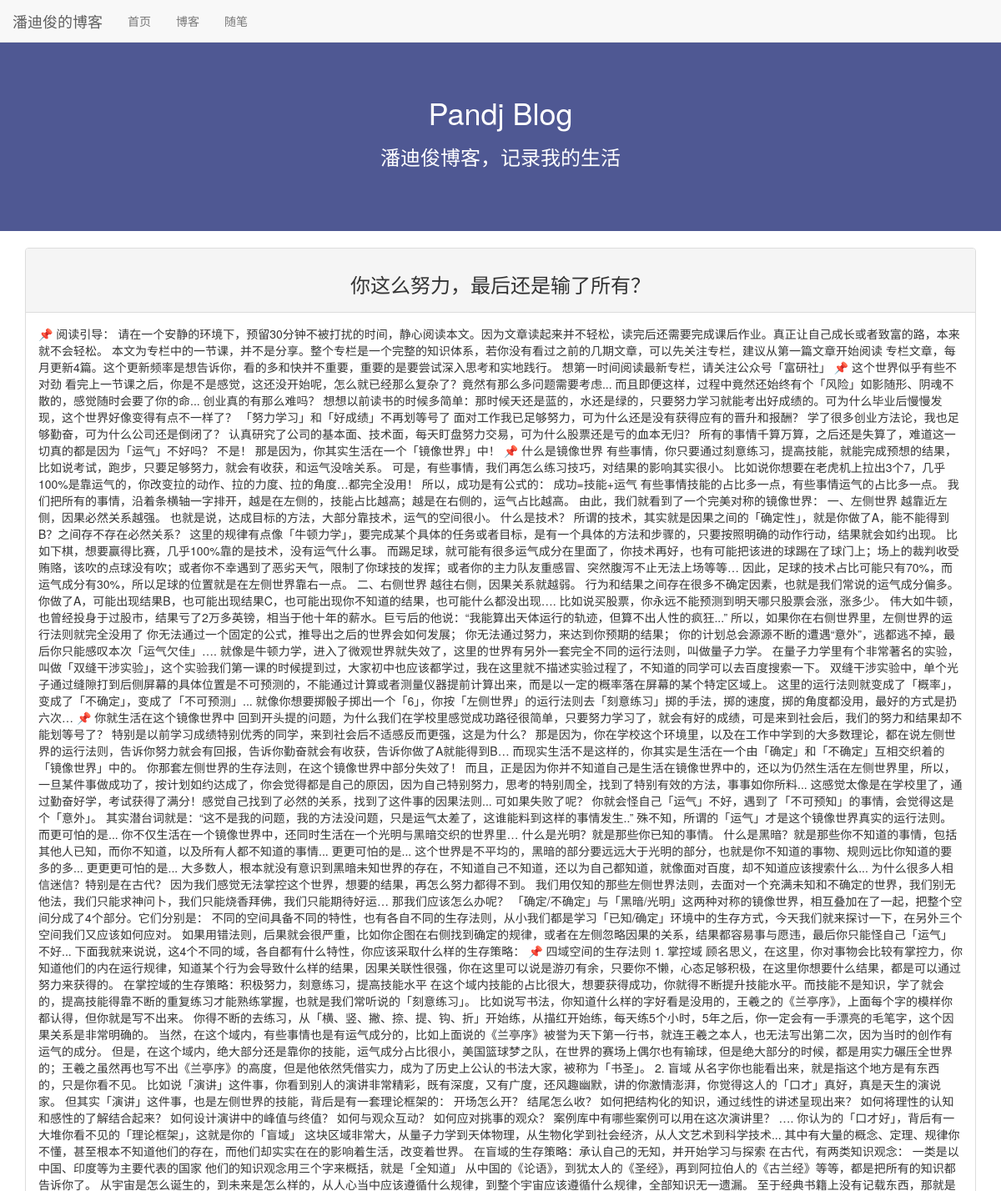
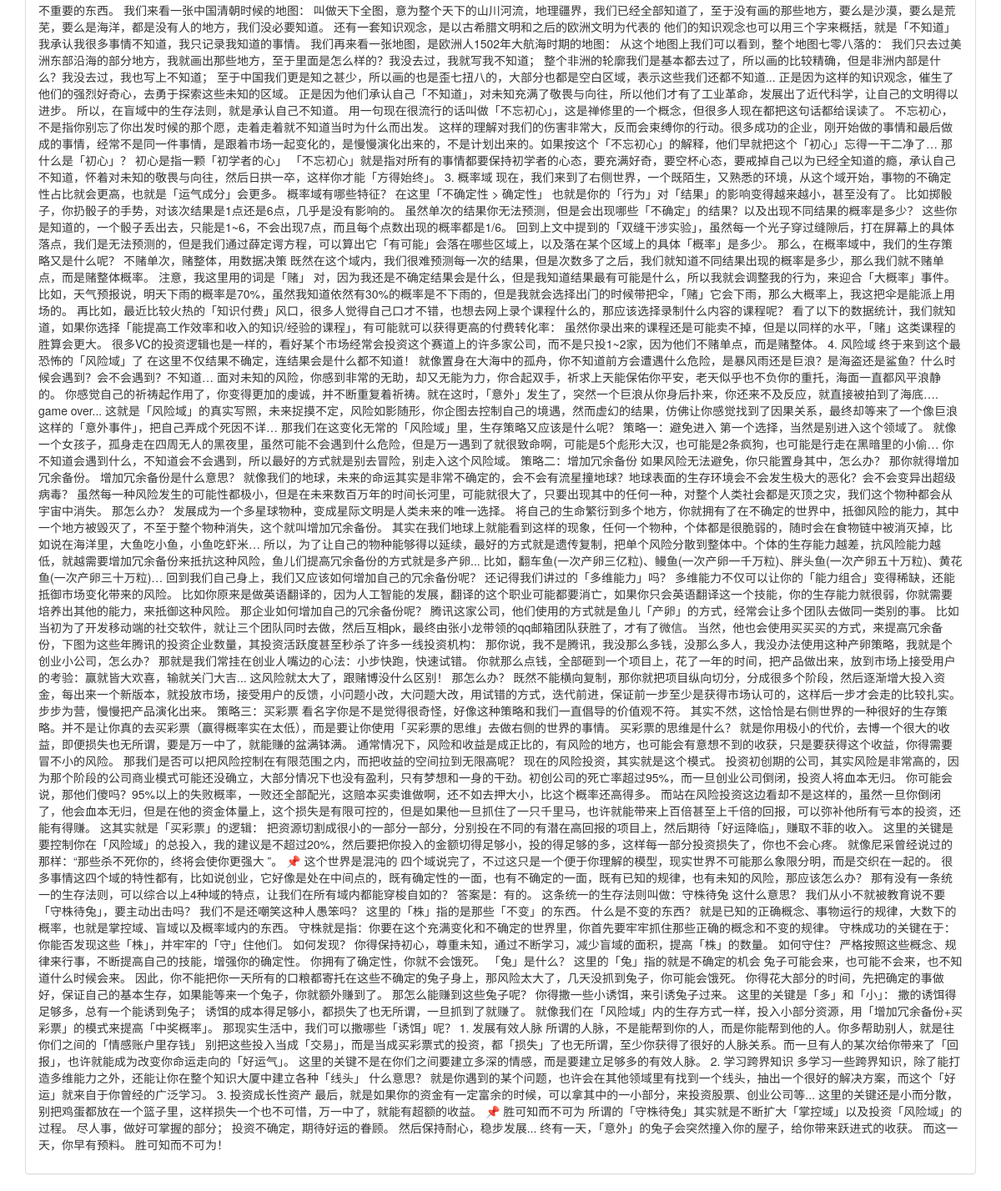
The page /blog/17 on the database its author committed (2 pictures, top to bottom).
### blog/models.py (models this page shows, shortened)
class Blog(models.Model):
    title = models.CharField(max_length=32)
    blog_type = models.ForeignKey(blog_type,on_delete=models.DO_NOTHING)
    author = models.ForeignKey(User,on_delete=models.DO_NOTHING)
    content = models.TextField()
    create_time = models.DateTimeField(auto_now_add=True)
    last_updated_time = models.DateTimeField(auto_now_add=True)
    class Meta:
        ordering = ['-create_time']

### blog/views.py (the view)
# urls.py: path('<int:blog_id>',views.blog_content,name='blog_content'),
def blog_content(request,blog_id):
    blog = models.Blog.objects.get(id=blog_id)
    context = {}
    context['blog'] = blog
    return render(request,'blog_content.html',context)

### templates/blog_content.html (shortened to what this page needs)
{% extends 'base.html' %}
{% load staticfiles %}
{% block content %}
  <div class="container">
        <div class="row">
            <div class="col-xs-12 col-md-12">
                    <div class="panel panel-default">
                      <div class="panel-heading text-center"><h3>{{blog.title}}</h3></div>
                      <div class="panel-body">
                            <p>{{blog.content}}</p>
                      </div>
                    </div>
            </div>
        </div>
    </div>
{% endblock %}

### templates/base.html (style rules this page uses)
* { margin: 0; padding: 0; }

### rows shown on the page
Blog: title "你这么努力，最后还是输了所有？", content "📌 阅读引导： 请在一个安静的环境下，预留30分钟不被打扰的时间，静心阅读本文。因为文章读起来并不轻松，读完后还需要完成课后作业。真正让自己成长或者致富的路，本来就不会轻松。 本文为专栏中的一节课，并不是分享。整个专栏是一个完整的知识体系，若你没有看过之前的几期文章，可以先关注专栏，建议从第一篇文章开始阅读 专栏文章，每月更新4篇。这个更新频率是想告诉你，看的多和快并不重要，重要的是要尝试深入思考和实地践行。 想第一时间阅读最新专栏，请关注公众号「富研社」 📌 这个世界似乎有些不对劲 看完上一节课之后，你是不是感觉，这还没开始呢，怎么就已经那么复杂了？竟然有那么多问题需要考虑... 而且即便这样，过程中竟然还始终有个「风险」如影随形、阴魂不散的，感觉随时会要了你的命... 创业真的有那么难吗？ 想想以前读书的时候多简单：那时候天还是蓝的，水还是绿的，只要努力学习就能考出好成绩的。可为什么毕业后慢慢发现，这个世界好像变得有点不一样了？ 「努力学习」和「好成绩」不再划等号了 面对工作我已足够努力，可为什么还是没有获得应有的晋升和报酬？ 学了很多创业方法论，我也足够勤奋，可为什么公司还是倒闭了？ 认真研究了公司的基本面、技术面，每天盯盘努力交易，可为什么股票还是亏的血本无归？ 所有的事情千算万算，之后还是失算了，难道这一切真的都是因为「运气」不好吗？ 不是！ 那是因为，你其实生活在一个「镜像世界」中！ 📌 什么是镜像世界 有些事情，你只要通过刻意练习，提高技能，就能完成预想的结果，比如说考试，跑步，只要足够努力，就会有收获，和运气没啥关系。…"
